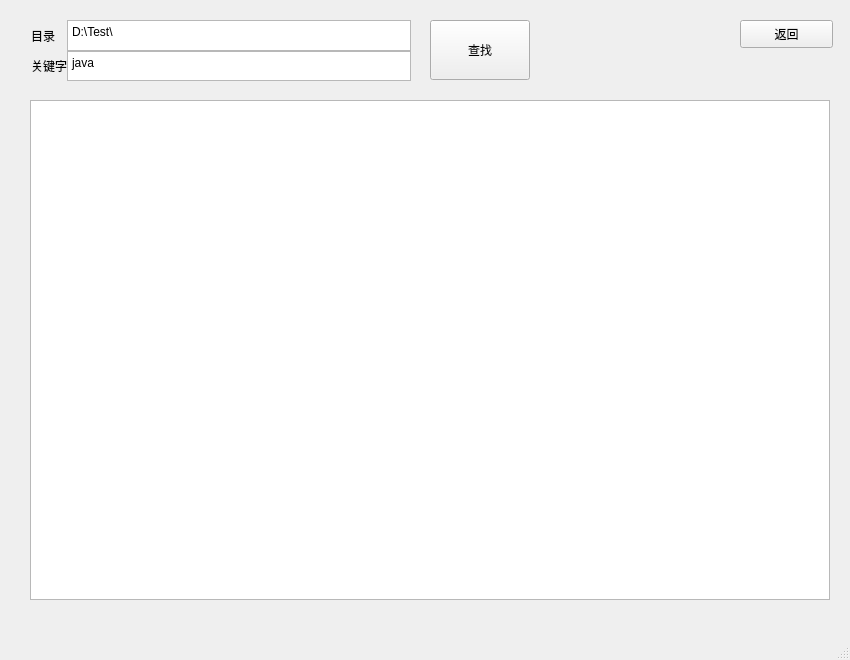
<?xml version="1.0" encoding="UTF-8"?>
<ui version="4.0">
 <class>MainWindow1</class>
 <widget class="QMainWindow" name="MainWindow1">
  <property name="geometry">
   <rect>
    <x>0</x>
    <y>0</y>
    <width>850</width>
    <height>660</height>
   </rect>
  </property>
  <property name="windowTitle">
   <string>MainWindow</string>
  </property>
  <widget class="QWidget" name="centralwidget">
   <widget class="QPushButton" name="pushButton">
    <property name="geometry">
     <rect>
      <x>740</x>
      <y>20</y>
      <width>93</width>
      <height>28</height>
     </rect>
    </property>
    <property name="text">
     <string>返回</string>
    </property>
   </widget>
   <widget class="QWidget" name="gridLayoutWidget">
    <property name="geometry">
     <rect>
      <x>30</x>
      <y>20</y>
      <width>381</width>
      <height>61</height>
     </rect>
    </property>
    <layout class="QGridLayout" name="gridLayout" columnstretch="1,10" columnminimumwidth="1,10">
     <property name="sizeConstraint">
      <enum>QLayout::SetNoConstraint</enum>
     </property>
     <property name="leftMargin">
      <number>1</number>
     </property>
     <property name="topMargin">
      <number>0</number>
     </property>
     <property name="rightMargin">
      <number>0</number>
     </property>
     <property name="bottomMargin">
      <number>0</number>
     </property>
     <property name="spacing">
      <number>0</number>
     </property>
     <item row="0" column="0">
      <widget class="QLabel" name="label">
       <property name="sizePolicy">
        <sizepolicy hsizetype="Preferred" vsizetype="Preferred">
         <horstretch>0</horstretch>
         <verstretch>0</verstretch>
        </sizepolicy>
       </property>
       <property name="text">
        <string>目录</string>
       </property>
      </widget>
     </item>
     <item row="2" column="0">
      <widget class="QLabel" name="label_2">
       <property name="text">
        <string>关键字</string>
       </property>
      </widget>
     </item>
     <item row="2" column="1">
      <widget class="QTextEdit" name="key_word">
       <property name="sizePolicy">
        <sizepolicy hsizetype="Ignored" vsizetype="Ignored">
         <horstretch>0</horstretch>
         <verstretch>0</verstretch>
        </sizepolicy>
       </property>
       <property name="html">
        <string>&lt;!DOCTYPE HTML PUBLIC &quot;-//W3C//DTD HTML 4.0//EN&quot; &quot;http://www.w3.org/TR/REC-html40/strict.dtd&quot;&gt;
&lt;html&gt;&lt;head&gt;&lt;meta name=&quot;qrichtext&quot; content=&quot;1&quot; /&gt;&lt;style type=&quot;text/css&quot;&gt;
p, li { white-space: pre-wrap; }
&lt;/style&gt;&lt;/head&gt;&lt;body style=&quot; font-family:'SimSun'; font-size:9pt; font-weight:400; font-style:normal;&quot;&gt;
&lt;p style=&quot; margin-top:0px; margin-bottom:0px; margin-left:0px; margin-right:0px; -qt-block-indent:0; text-indent:0px;&quot;&gt;java&lt;/p&gt;&lt;/body&gt;&lt;/html&gt;</string>
       </property>
      </widget>
     </item>
     <item row="0" column="1">
      <widget class="QTextEdit" name="root_name">
       <property name="enabled">
        <bool>true</bool>
       </property>
       <property name="sizePolicy">
        <sizepolicy hsizetype="Ignored" vsizetype="Ignored">
         <horstretch>0</horstretch>
         <verstretch>0</verstretch>
        </sizepolicy>
       </property>
       <property name="html">
        <string>&lt;!DOCTYPE HTML PUBLIC &quot;-//W3C//DTD HTML 4.0//EN&quot; &quot;http://www.w3.org/TR/REC-html40/strict.dtd&quot;&gt;
&lt;html&gt;&lt;head&gt;&lt;meta name=&quot;qrichtext&quot; content=&quot;1&quot; /&gt;&lt;style type=&quot;text/css&quot;&gt;
p, li { white-space: pre-wrap; }
&lt;/style&gt;&lt;/head&gt;&lt;body style=&quot; font-family:'SimSun'; font-size:9pt; font-weight:400; font-style:normal;&quot;&gt;
&lt;p style=&quot; margin-top:0px; margin-bottom:0px; margin-left:0px; margin-right:0px; -qt-block-indent:0; text-indent:0px;&quot;&gt;D:\Test\&lt;/p&gt;&lt;/body&gt;&lt;/html&gt;</string>
       </property>
      </widget>
     </item>
    </layout>
   </widget>
   <widget class="QPushButton" name="pushButton_2">
    <property name="geometry">
     <rect>
      <x>430</x>
      <y>20</y>
      <width>100</width>
      <height>60</height>
     </rect>
    </property>
    <property name="text">
     <string>查找</string>
    </property>
   </widget>
   <widget class="QTextBrowser" name="textBrowser">
    <property name="geometry">
     <rect>
      <x>30</x>
      <y>100</y>
      <width>800</width>
      <height>500</height>
     </rect>
    </property>
    <property name="html">
     <string>&lt;!DOCTYPE HTML PUBLIC &quot;-//W3C//DTD HTML 4.0//EN&quot; &quot;http://www.w3.org/TR/REC-html40/strict.dtd&quot;&gt;
&lt;html&gt;&lt;head&gt;&lt;meta name=&quot;qrichtext&quot; content=&quot;1&quot; /&gt;&lt;style type=&quot;text/css&quot;&gt;
p, li { white-space: pre-wrap; }
&lt;/style&gt;&lt;/head&gt;&lt;body style=&quot; font-family:'SimSun'; font-size:9pt; font-weight:400; font-style:normal;&quot;&gt;
&lt;p style=&quot;-qt-paragraph-type:empty; margin-top:0px; margin-bottom:0px; margin-left:0px; margin-right:0px; -qt-block-indent:0; text-indent:0px;&quot;&gt;&lt;br /&gt;&lt;/p&gt;&lt;/body&gt;&lt;/html&gt;</string>
    </property>
   </widget>
  </widget>
  <widget class="QMenuBar" name="menubar">
   <property name="geometry">
    <rect>
     <x>0</x>
     <y>0</y>
     <width>850</width>
     <height>26</height>
    </rect>
   </property>
  </widget>
  <widget class="QStatusBar" name="statusbar"/>
 </widget>
 <resources/>
 <connections/>
</ui>
